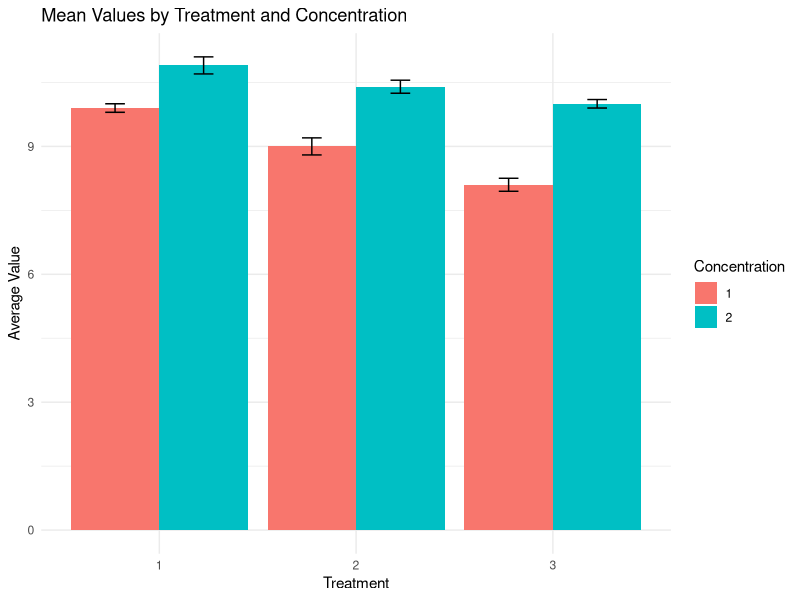

Reproduce this figure in R.
treatment <- factor(rep(1:3, each = 6))
concentration <- factor(rep(rep(1:2, each = 3), times = 3))
response_values <- c(
  9.8, 10.1, 9.8, 11.3, 10.7, 10.7,  # Treatment 1
  9.2, 8.6, 9.2, 10.3, 10.7, 10.2,   # Treatment 2
  8.4, 7.9, 8.0, 9.8, 10.1, 10.1     # Treatment 3
)

experiment_data <- data.frame(Treatment = treatment, Concentration = concentration, Value = response_values)

factorial_anova_model <- aov(Value ~ Treatment * Concentration, data = experiment_data)
summary(factorial_anova_model)

TukeyHSD(factorial_anova_model)

library(ggplot2)
library(dplyr)

summary_stats <- experiment_data %>%
  group_by(Treatment, Concentration) %>%
  summarise(
    mean_value = mean(Value),
    standard_error = sd(Value)/sqrt(n())
  )

ggplot(summary_stats, aes(x = Treatment, y = mean_value, fill = Concentration)) +
  geom_bar(stat = "identity", position = position_dodge()) +
  geom_errorbar(aes(ymin = mean_value - standard_error, ymax = mean_value + standard_error), 
                width = 0.2, position = position_dodge(0.9)) +
  labs(title = "Mean Values by Treatment and Concentration",
       y = "Average Value",
       x = "Treatment") +
  theme_minimal()

